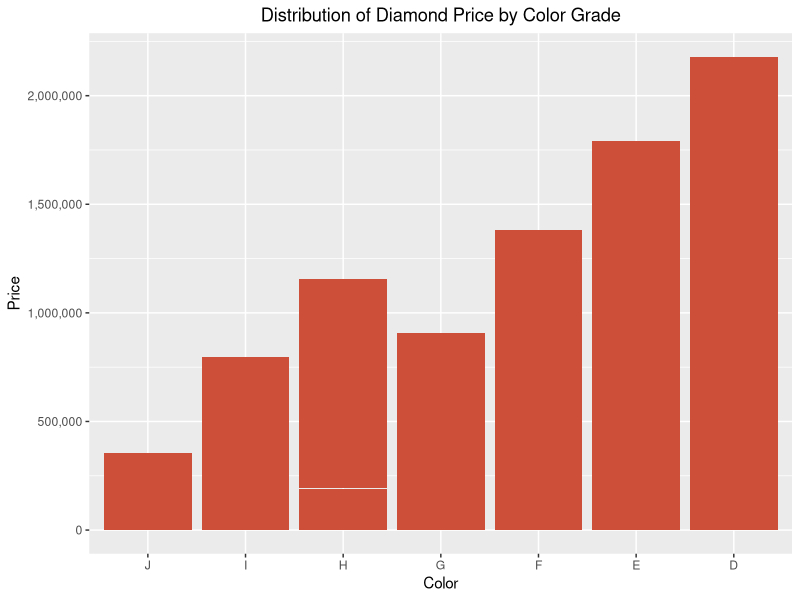
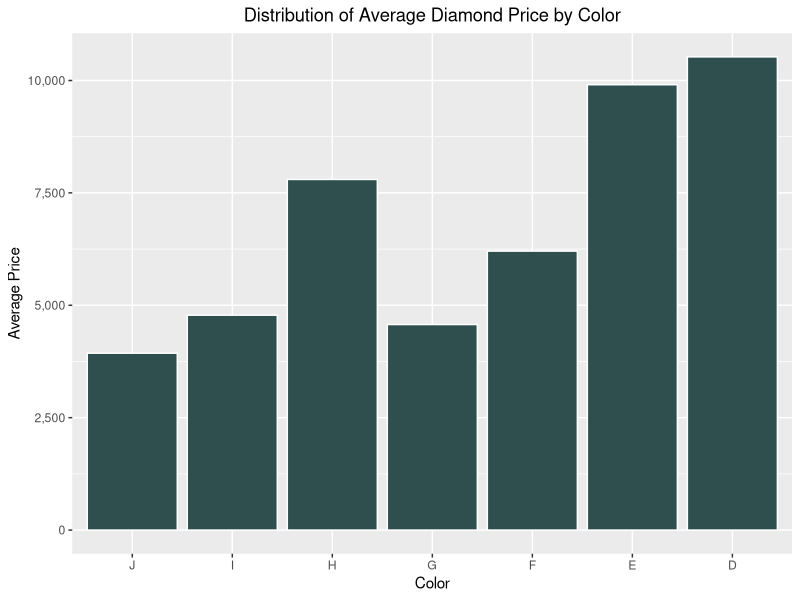
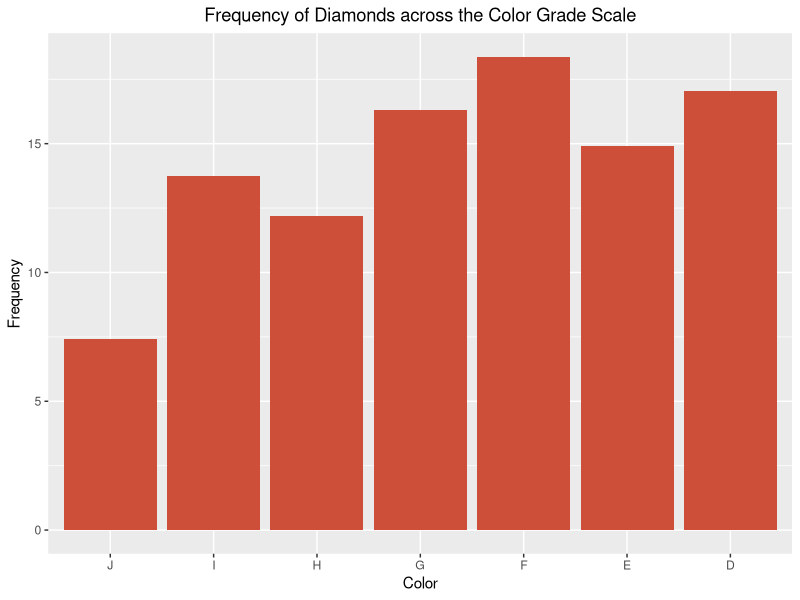
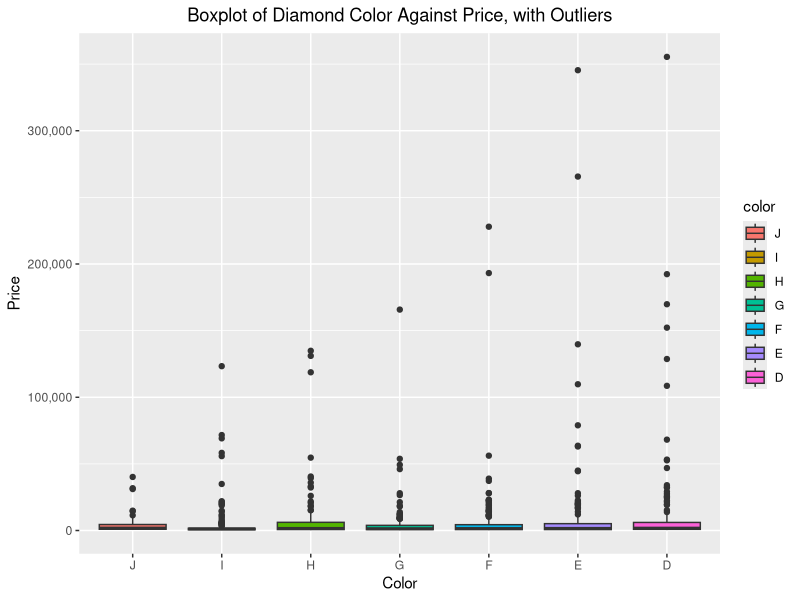
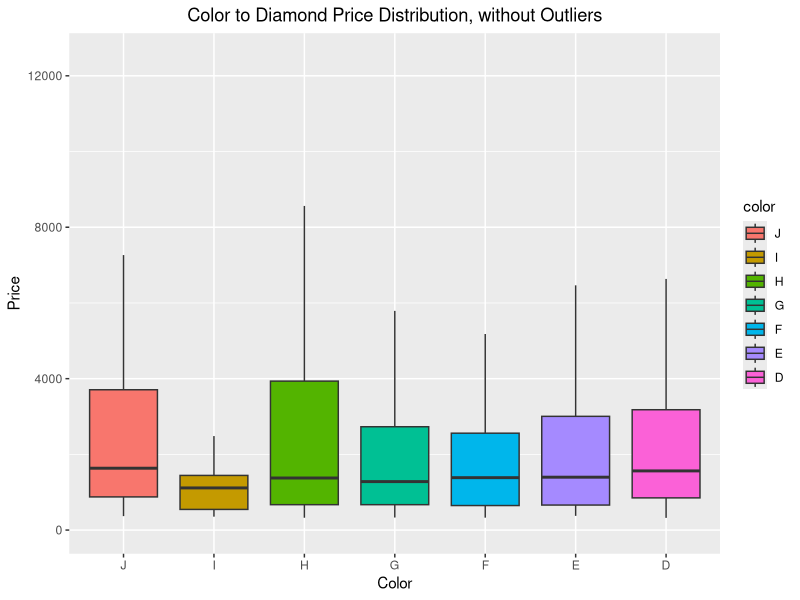
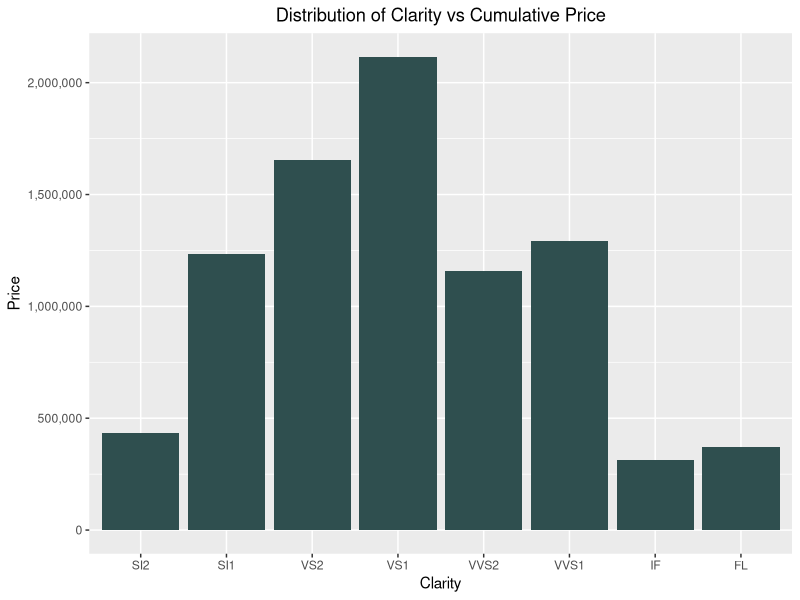
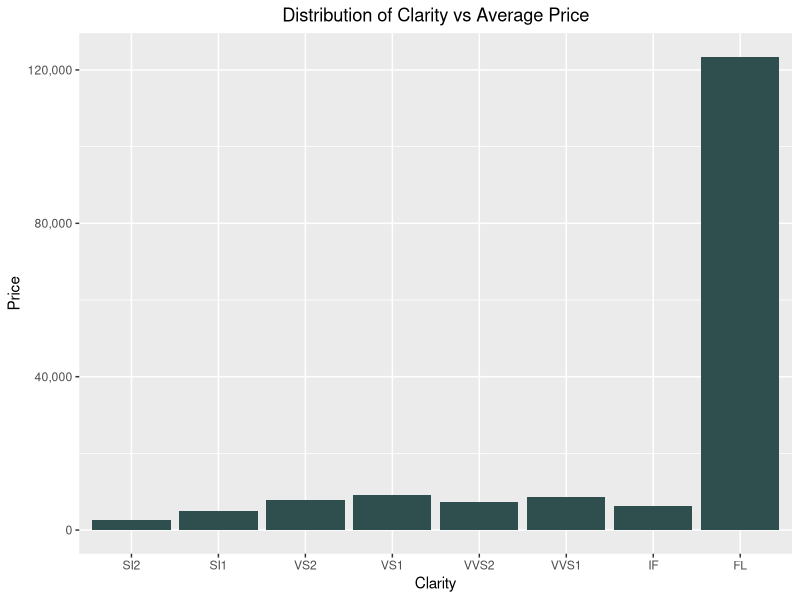
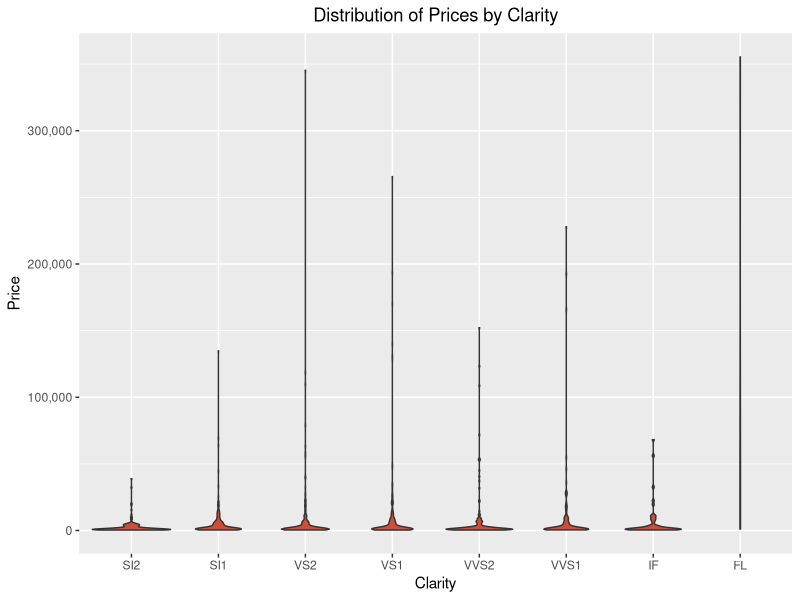

The R script that drew these images, in order: (Note: this script raises an error after producing the figures.)
## ---- chunk 1
library(tidyverse)
data <- read.csv('diamonds4.csv')
## ---- chunk 2
#reorder bar chart so that it goes from near-colorless (J,I,H,G) to colorless (F,E,D)
data$color <-factor(data$color, levels =c("J","I","H","G","F","E","D"))
#data$color <-factor(data$color, levels =c("D","E","F","G","H","I","J"))

#plot the bar chart
ggplot(data, aes(x=color,y=price))+
  geom_bar(stat="identity", fill = "tomato3")+
  scale_y_continuous(labels = scales::comma)+
  theme(axis.text.x = element_text(),
        plot.title=element_text(hjust = 0.5))+
  labs(x="Color",y="Price", title = "Distribution of Diamond Price by Color Grade")

## ---- chunk 3
Data2<-data %>% 
  group_by(color) %>% 
  summarize(avg.prices=mean(price),avg.carat=mean(carat),total = n()) 

grouped <-table(data$color)
totals<-sum(grouped)

color_percent<-(grouped / totals)*100

new_df<-data.frame(Data2,color_percent)

new_df<-new_df[,c(1,2,3,4,6)] #removing duplicated rows for clarity
new_df #Freq is already converted to a percent.
## ---- chunk 4
ggplot(new_df, aes(x=color,y=avg.prices))+
  geom_bar(stat="identity", fill="darkslategrey", col="white")+
  scale_y_continuous(labels = scales::comma)+
  theme(axis.text.x = element_text(),
        plot.title=element_text(hjust = 0.5))+
  labs(x="Color",y="Average Price", title = "Distribution of Average Diamond Price by Color")
## ---- chunk 5
ggplot(new_df, aes(x=color,y=Freq))+
  geom_bar(stat="identity",fill="tomato3")+
  theme(axis.text.x = element_text(angle=0),
        plot.title=element_text(hjust = 0.5))+
  labs(x="Color",y="Frequency", title = "Frequency of Diamonds across the Color Grade Scale")
## ---- chunk 6
ggplot(data,aes(x=color,y=price,fill=color))+
  geom_boxplot()+
  scale_y_continuous(labels = scales::comma)+
  theme(axis.text.x = element_text(),plot.title=element_text(hjust = 0.5))+
  labs(x="Color",y="Price", title = "Boxplot of Diamond Color Against Price, with Outliers")
## ---- chunk 7
ggplot(data,aes(x=color,y=price,fill=color))+
  geom_boxplot(outlier.color=NA)+ylim(0,12500)+
  theme(axis.text.x = element_text(),plot.title=element_text(hjust = 0.5))+
  labs(x="Color",y="Price",title="Color to Diamond Price Distribution, without Outliers")
  
## ---- chunk 8
Clarity_Table <- table(data$clarity)
round(prop.table(Clarity_Table), 4)
#data$clarity <-factor(data$clarity, levels 
data$clarity <-factor(data$clarity, levels =c("SI2","SI1","VS2","VS1","VVS2","VVS1","IF", "FL"))
## ---- chunk 9
#Hannah's chart
ggplot(data, aes(x=clarity, y=price))+
  geom_bar(stat="identity", fill="darkslategrey")+
  scale_y_continuous(labels = scales::comma)+
  theme(axis.text.x = element_text(angle = 0),
        plot.title = element_text(hjust = 0.5))+
  labs(x="Clarity", y="Price",title="Distribution of Clarity vs Cumulative Price")
## ---- chunk 10
# Alt plot by mean
ggplot(data, aes(x=clarity, y=price))+
  scale_y_continuous(labels = scales::comma)+
  stat_summary(fun = "mean", geom = "bar",fill="darkslategrey")+
  theme(axis.text.x = element_text(angle = 0),
        plot.title = element_text(hjust = 0.5))+
  labs(x="Clarity", y="Price",title="Distribution of Clarity vs Average Price")

group_mean<- aggregate(x= data$price,
                      # Specify group indicator
                      by = list(data$clarity),      
                      # Specify function (i.e. mean)
                      FUN = mean)
print(group_mean)
## ---- chunk 11
ggplot(data, aes(x=clarity, y=price))+
  geom_violin(fill="tomato3")+
  scale_y_continuous(labels = scales::comma)+
  theme(axis.text.x = element_text(angle = 0),
        plot.title = element_text(hjust = 0.5))+
  labs(x="Clarity", y="Price", title="Distribution of Prices by Clarity")
## ---- chunk 12
ggplot(data, aes(x=clarity,y=price))+
  geom_point(alpha=0.5,col="darkslategrey",size=3)+
  scale_y_continuous(labels = scales::comma)+
  labs(x="Clarity", y="Price",title="Scatterplot of Blue Nile Diamond Clarity Against Price")+
  theme(plot.title = element_text(hjust = 0.5))
## ---- chunk 13
data$clarity_modified <- gsub('[0-9.]', '', data$clarity)
data

data$clarity_modified <-factor(data$clarity_modified, levels =c("SI","VS","VVS","IF", "FL"))
# Sarah's plot with modified distribution
ggplot(data, aes(x=clarity_modified, y=price))+
  scale_y_continuous(labels = scales::comma)+
  stat_summary(fun = "mean", geom = "bar",fill="darkslategrey")+
  theme(axis.text.x = element_text(angle = 0),
        plot.title = element_text(hjust = 0.5))+
  labs(x="Clarity", y="Price",title="Distribution of Clarity Grouped vs Average Price")

group_mean<- aggregate(x= data$price,
                       # Specify group indicator
                       by = list(data$clarity_modified),      
                       # Specify function (i.e. mean)
                       FUN = mean)
print(group_mean)



#Diamond Clarity by Color
ggplot(data, aes(x=clarity,fill=color))+
  geom_bar(stat="count", width=0.7)+
  theme(axis.text.x = element_text(), 
        plot.title = element_text(hjust = 0.5))+
  labs(title = "Diamond Clarity by Color",x="Diamond Clarity", y="Number of Diamonds")
## ---- chunk 14
meancarat<-mean(data$carat)
#Mean carat size is .813
mediancarat<-median(data$carat)
#Median carat size is .52

#Checking the spread of just carat
hist(data$carat,xlab="Carat Weight",ylab="# of Diamonds",main="Distribution of Blue Nile Diamond Carat Size", col='darkslategrey',border='white')


## ---- chunk 15
#Checking the relationship between price and carat

ggplot(data, aes(x=carat, y=price)) +
  geom_point(size=2.5, col="tomato3",alpha=0.4)+
  scale_y_continuous(labels = scales::comma)+
  labs(x="Carat Weight", y="Price",title="Scatterplot of Carat Weight Against Price of Blue Nile Diamonds")+
  theme(plot.title = element_text(hjust = 0.5))
## ---- chunk 16
ggplot(data, aes(x=cut, y=price, size=carat)) +
  geom_point(col="darkslategrey",alpha=0.4)+
  scale_y_continuous(labels = scales::comma)+
  labs(x="Carat Weight", y="Price",title="Scatterplot of Cut and Carat Against Price of Blue Nile Diamonds")+
  theme(plot.title = element_text(hjust = 0.5))
## ---- chunk 17
#Get ratio of carat weight per dollar
pricepercarat<-(data$price/data$carat)
data<-data.frame(data,pricepercarat)

data$caratratio <-round(data$pricepercarat,3)
#reordering levels in ascending order from worst to best cut
data$cut<-factor(data$cut, levels=c("Good","Very Good","Ideal","Astor Ideal"))

ggplot(data,aes(x=cut,y=pricepercarat))+
  geom_boxplot()+
  scale_y_continuous(labels = scales::comma)+
  theme(axis.text.x = element_text(),plot.title=element_text(hjust = 0.5))+
  labs(x="Cut",y="Price Per Carat", title = "Diamond Cut Against Price per Carat, with Outliers")

ggplot(data, aes(x=carat, y=pricepercarat)) +
  geom_point(size=2.5, col="darkslategrey",alpha=0.3)+
  scale_y_continuous(labels = scales::comma)+
  labs(x="Carat Weight", y="Price",title="Scatterplot of Carat Weight Against Price of Blue Nile Diamonds")+
  theme(plot.title = element_text(hjust = 0.5))

## ---- chunk 18

levels(data$cut)

#creating scatterplot to see relationship between cut and price by group
ggplot(data = data, mapping = aes(x=cut,y=price))+
  scale_y_continuous(labels = scales::comma)+
  geom_point(size=2.5, col="darkslategrey",alpha=0.3)+
   theme(axis.text.x = element_text(), 
        plot.title = element_text(hjust = 0.5))+
  geom_smooth(method = lm, se = FALSE)+
  labs(x="Cut", y = "Price", title = "Diamond Price by Cut Quality")
#plot shows many outliers by cut (Astor Ideal appears to have the most closely clustered datapoints by price).  Difficult to see density of points in groups. #Will create additional visualizations to better explore data

#creating violin plot to more clearly see differences in cut groups
ggplot(data, aes(x=cut, y=price))+
  geom_violin()+
  labs(x="cut", y="price", title="Diamond cut vs price")

#examining the number of datapoints in each cut to better understand data
summary(data$cut)
 #     Good   Very Good       Ideal Astor Ideal 
 #        73         382         739          20 
#Astor has the smallest n of any group, while Ideal has the largest.  


#calculating the median price by cut to better understand data
median_data <- aggregate(data$price,         # Median by group
          list(data$cut),
          median)
median_data

#calculating mean price by cut to better understand data
mean_data <- aggregate(data$price,         # mean by group
          list(data$cut),
          mean)
mean_data 


#plotting median price by cut
ggplot(median_data, aes(x=Group.1, y=x))+
  geom_bar(fill= 'tomato3', fill="white", stat="identity")+ 
  theme(axis.text.x = element_text(), 
        plot.title = element_text(hjust = 0.5))+
  labs(x="Cut", y="Median Price", title="Median Price by Cut")

#plotting mean price by cut
ggplot(mean_data, aes(x=Group.1, y=x))+
  geom_bar(fill= 'darkslategrey', fill="white", stat="identity")+ 
  theme(axis.text.x = element_text(), 
        plot.title = element_text(hjust = 0.5))+
  labs(x="Cut", y="Average Price", title="Average Price by Cut")
## ---- chunk 19
# Stacked
ggplot(data, aes(x=color,fill=cut))+
  geom_bar(stat="count", width=0.7)+
    theme(axis.text.x = element_text(), 
        plot.title = element_text(hjust = 0.5))+
  labs(title = "Diamond Color by Cut",x="Diamond Color", y="Number of Diamonds")
## ---- chunk 20
ggplot(data, aes(x=color,fill=clarity))+
  geom_bar(stat="count", width=0.7)+
    theme(axis.text.x = element_text(), 
        plot.title = element_text(hjust = 0.5))+
  labs(title = "Diamond Color by Clarity",x="Diamond Color", y="Number of Diamonds")
## ---- chunk 21
# Stacked
ggplot(data, aes(x=clarity,fill=cut))+
  geom_bar(stat="count", width=0.7)+
    theme(axis.text.x = element_text(), 
        plot.title = element_text(hjust = 0.5))+
  labs(title = "Diamond Clarity by Cut",x="Diamond Clarity", y="Number of Diamonds")
## ---- chunk 22
meanprice<-mean(data$price)
#Mean price is $7,056.74
medianprice<-median(data$price)
#Median price is $1,463.50

min(data$price)

## ---- chunk 23
ggplot(data, aes(x=carat, y=price))+
  geom_point(col="tomato3",alpha=0.6,size=2)+ #scatterplot
      theme(axis.text.x = element_text(), 
        plot.title = element_text(hjust = 0.5))+
  scale_y_continuous(labels = scales::comma)+
  geom_smooth(method = "lm", se = FALSE,col="darkslategrey")+ #adds linear line 
  labs(x="Carat", y="Price", title="Effect of Diamond Carat against Price")

## ---- chunk 24
caratregr <- lm(price~carat, data=data)
summary(caratregr)
## ---- chunk 25
par(mfrow = c(2, 2))
plot(caratregr)
## ---- chunk 26
library(MASS) ##to use boxcox function
MASS::boxcox(caratregr, lambda = seq(-0.5, 0.5, 1/10))
## ---- chunk 27
library(MASS) ##to use boxcox function
MASS::boxcox(caratregr, lambda = seq(0.2, 0.4, 1/10))
## ---- chunk 28
#transform y 
data$newy<-log(data$price)

#regress new y against x
result <- lm(newy~carat, data = data)

#create a new residual plot 
par(mfrow=c(2,2))
plot(result)
## ---- chunk 29
ggplot2::ggplot(data, aes(x=carat,y=newy))+
  geom_point()+
  geom_smooth(method = "lm", se=FALSE)+
      theme(axis.text.x = element_text(angle = 90), 
        plot.title = element_text(hjust = 0.5))+
  labs(x="Carat", y="Log of Price",
  title="Log of Price against Carat")

## ---- chunk 30
data$caratstar<-log(data$carat)

ggplot(data, aes(x=caratstar, y=newy))+
  geom_point()+
  geom_smooth(method = "lm", se=FALSE)+
      theme(axis.text.x = element_text(angle = 90), 
        plot.title = element_text(hjust = 0.5))+
  labs(x="Log of Carat", y="Log of Price", title="Effect of Regressed Diamond Carat against Regressed Price")

## ---- chunk 31
final_result <- lm(newy~caratstar, data = data)

#create a new residual plot 
par(mfrow=c(2,2))
plot(final_result)
## ---- chunk 32
cor(data$caratstar, data$newy)
## ---- chunk 33
summary(final_result)
## ---- chunk 34
anova.tab <- anova(final_result)
anova.tab
## ---- chunk 35
qf(0.95,1,1212)
